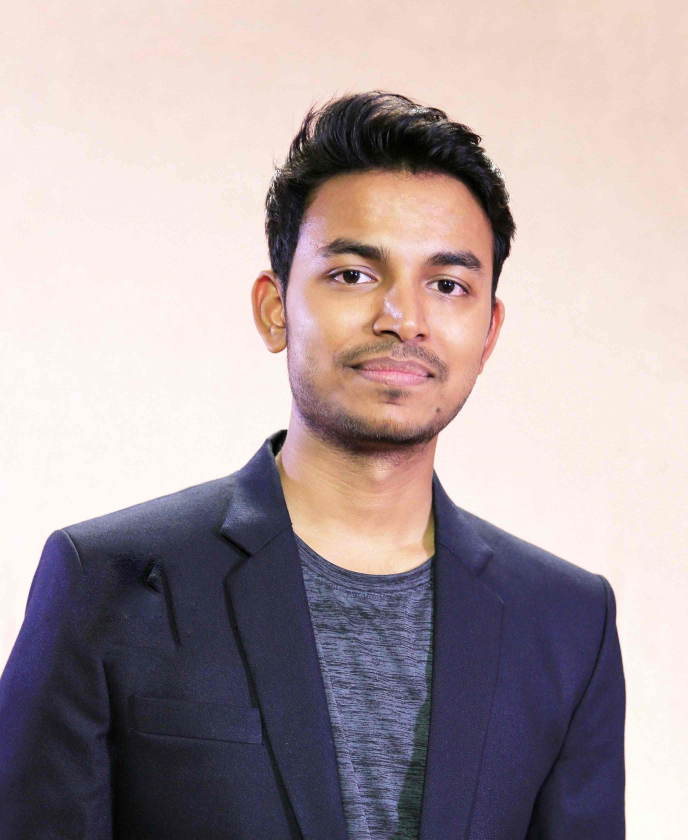
#> input picture ORB (Oriented FAST and Rotated BRIEF)/face1.jpeg, 2749 x 3358 px (shown at 1/4 size)
$ jupyter execute 'ORB (Oriented FAST and Rotated BRIEF).ipynb'   (shell and % lines are left out)
#> lines starting #> are read from the running program, lines starting #| are printed output that depends on the picture; after the words box and inside, x2 and y2 are one past the last pixel; in counts of white or black regions, pixels touching at a corner belong together
[cell 1]
import cv2
import matplotlib.pyplot as plt
import numpy as np

# Load the image
image1 = cv2.imread('face1.jpeg')
#> image1 is the input picture: shape (3358, 2749, 3); mean B, G, R 161.3, 158.6, 172.7


# Convert the training image to RGB
training_image = cv2.cvtColor(image1, cv2.COLOR_BGR2RGB)


# Convert the training image to gray scale
training_gray = cv2.cvtColor(training_image, cv2.COLOR_RGB2GRAY)
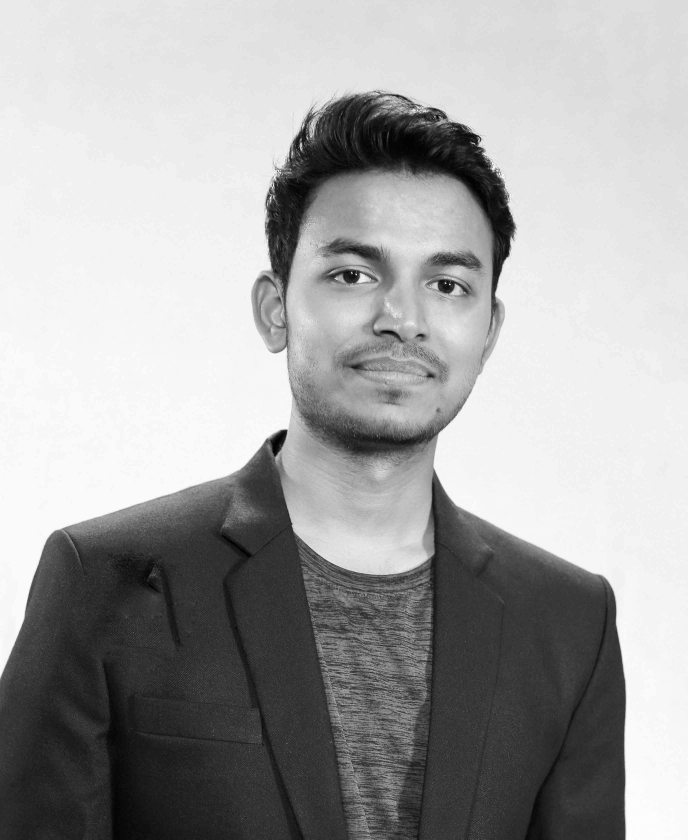
#> training_gray: shape (3358, 2749) (shown at 1/4 size); min 0, max 255, mean 163.1

# Create test image by adding Scale Invariance and Rotational Invariance
test_image = cv2.pyrDown(training_image)
test_image = cv2.pyrDown(test_image)
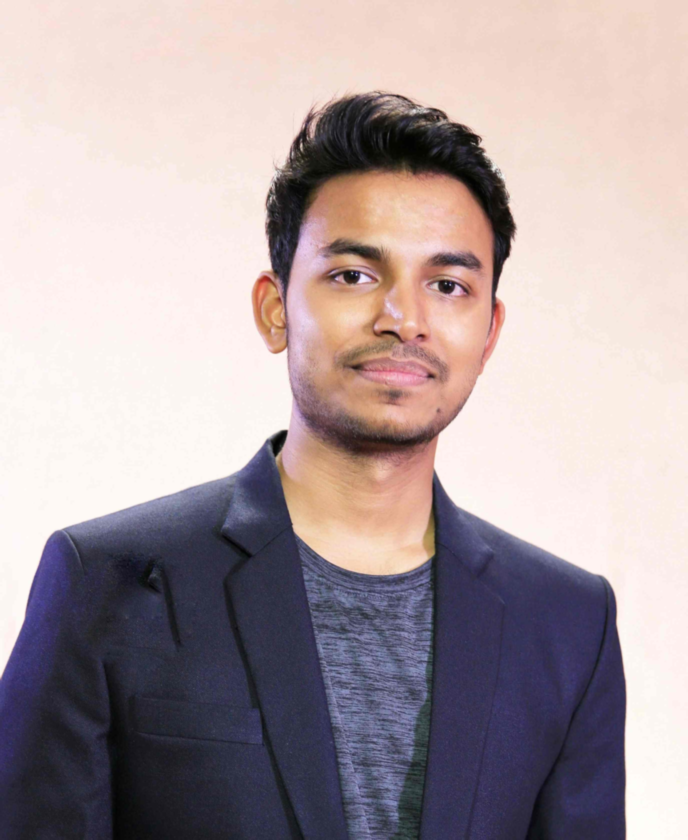
#> test_image: shape (840, 688, 3); mean R, G, B 172.8, 158.7, 161.4
num_rows, num_cols = test_image.shape[:2]
#> num_rows = 840; num_cols = 688

rotation_matrix = cv2.getRotationMatrix2D((num_cols/2, num_rows/2), 30, 1)
test_image = cv2.warpAffine(test_image, rotation_matrix, (num_cols, num_rows))
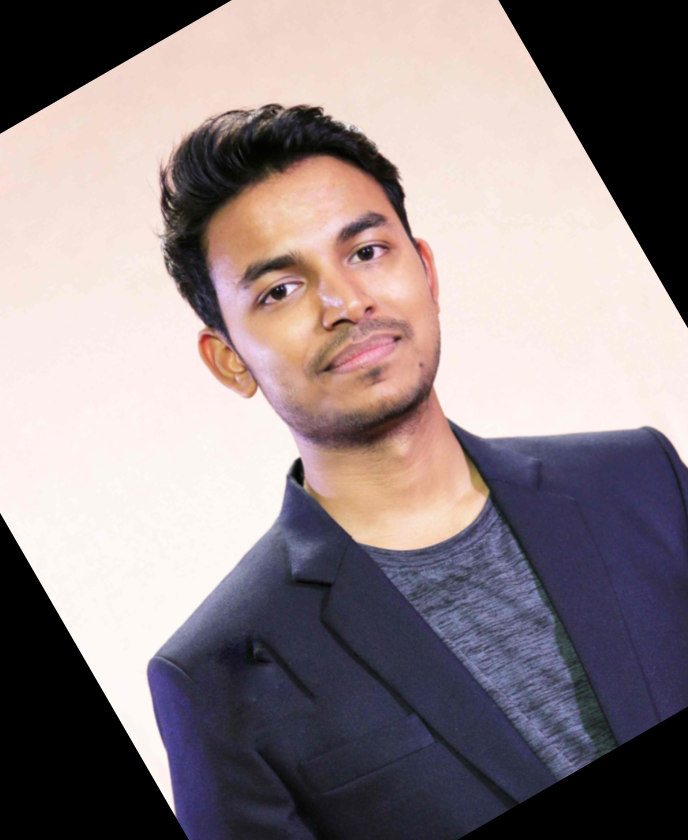
#> test_image: shape (840, 688, 3); mean R, G, B 143.4, 131.3, 133.7

test_gray = cv2.cvtColor(test_image, cv2.COLOR_RGB2GRAY)
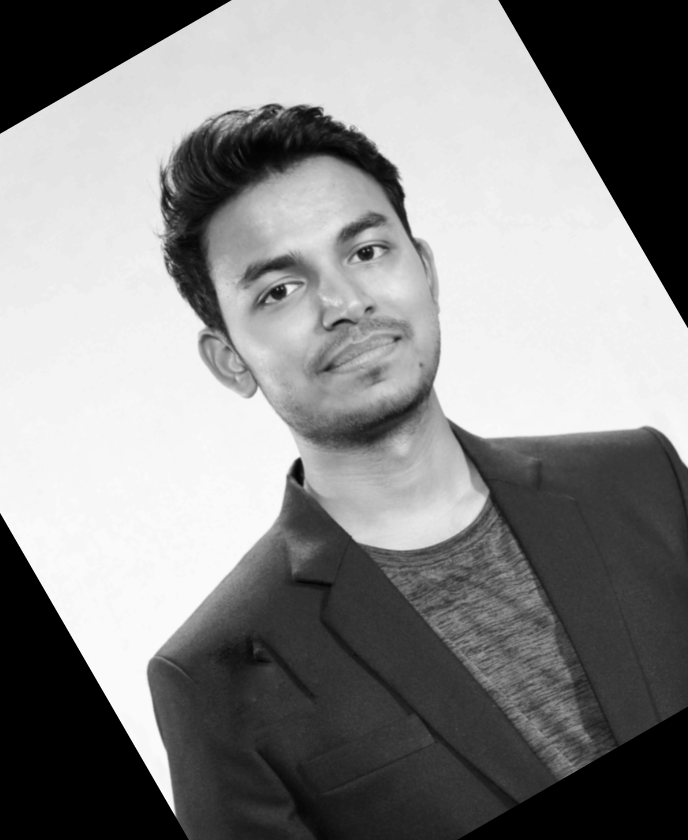
#> test_gray: shape (840, 688); min 0, max 252, mean 135.2

# Display traning image and testing image
fx, plots = plt.subplots(1, 2, figsize=(20,10))

plots[0].set_title("Training Image")
plots[0].imshow(training_image)

plots[1].set_title("Testing Image")
plots[1].imshow(test_image)

[cell 2]
orb = cv2.ORB_create()

train_keypoints, train_descriptor = orb.detectAndCompute(training_gray, None)
#> train_keypoints = 500 keypoints; strongest (x, y, size): (1425, 1099, 31), (1800, 1139, 37.2), (1800, 1140, 31), (1426, 1098, 37.2)
test_keypoints, test_descriptor = orb.detectAndCompute(test_gray, None)
#> test_keypoints = 500 keypoints; strongest (x, y, size): (296, 463, 77.1), (299, 460, 64.3), (300, 459, 44.6), (299, 459, 31)

keypoints_without_size = np.copy(training_image)
keypoints_with_size = np.copy(training_image)

cv2.drawKeypoints(training_image, train_keypoints, keypoints_without_size, color = (0, 255, 0))

cv2.drawKeypoints(training_image, train_keypoints, keypoints_with_size, flags = cv2.DRAW_MATCHES_FLAGS_DRAW_RICH_KEYPOINTS)

# Display image with and without keypoints size
fx, plots = plt.subplots(1, 2, figsize=(20,10))

plots[0].set_title("Train keypoints With Size")
plots[0].imshow(keypoints_with_size, cmap='gray')

plots[1].set_title("Train keypoints Without Size")
plots[1].imshow(keypoints_without_size, cmap='gray')

# Print the number of keypoints detected in the training image
print("Number of Keypoints Detected In The Training Image: ", len(train_keypoints))
#| Number of Keypoints Detected In The Training Image:  500

# Print the number of keypoints detected in the query image
print("Number of Keypoints Detected In The Query Image: ", len(test_keypoints))
#| Number of Keypoints Detected In The Query Image:  500

[cell 3]
# Create a Brute Force Matcher object.
bf = cv2.BFMatcher(cv2.NORM_HAMMING, crossCheck = True)

# Perform the matching between the ORB descriptors of the training image and the test image
matches = bf.match(train_descriptor, test_descriptor)
#> matches = 120 matches

# The matches with shorter distance are the ones we want.
matches = sorted(matches, key = lambda x : x.distance)

result = cv2.drawMatches(training_image, train_keypoints, test_gray, test_keypoints, matches, test_gray, flags = 2)
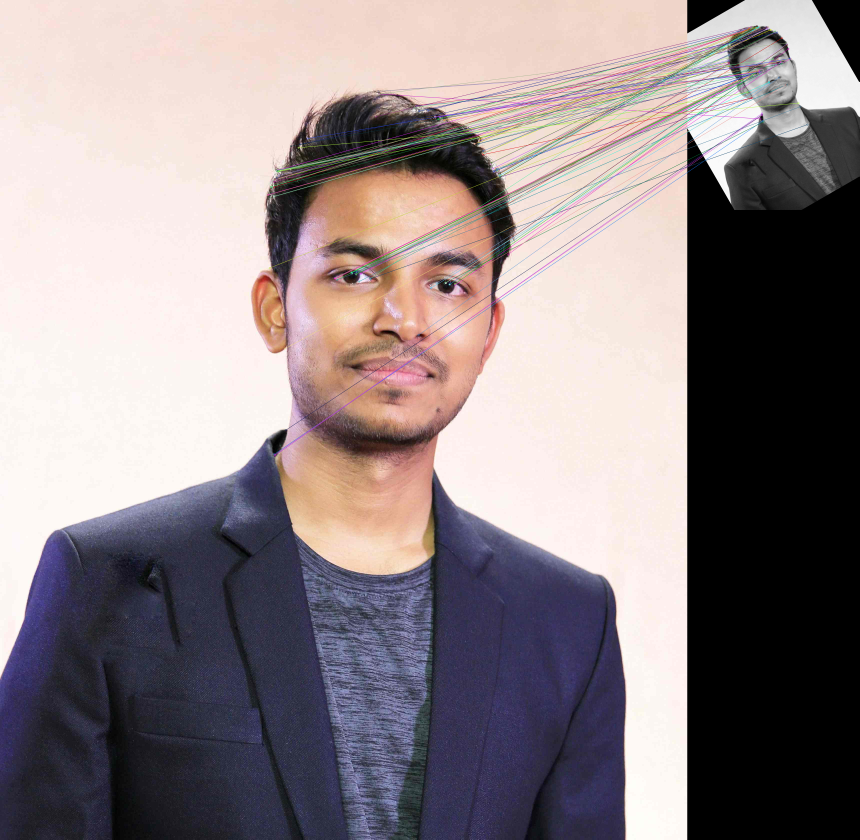
#> result: shape (3358, 3437, 3) (shown at 1/4 size); mean R, G, B 143.6, 132.6, 135.1

# Display the best matching points
plt.rcParams['figure.figsize'] = [14.0, 7.0]
plt.title('Best Matching Points')
plt.imshow(result)
plt.show()

# Print total number of matching points between the training and query images
print("\nNumber of Matching Keypoints Between The Training and Query Images: ", len(matches))
#| Number of Matching Keypoints Between The Training and Query Images:  120

$ run again, with ORB (Oriented FAST and Rotated BRIEF)/face.jfif saved as ORB (Oriented FAST and Rotated BRIEF)/face1.jpeg
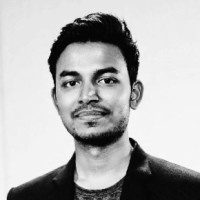
#> input picture ORB (Oriented FAST and Rotated BRIEF)/face.jfif, 200 x 200 px
#> image1 is the input picture: shape (200, 200, 3); min 0, max 255, mean 177.8
#> `[cell 1] import cv2 import matplotlib.pyplot as plt import numpy as np..`:
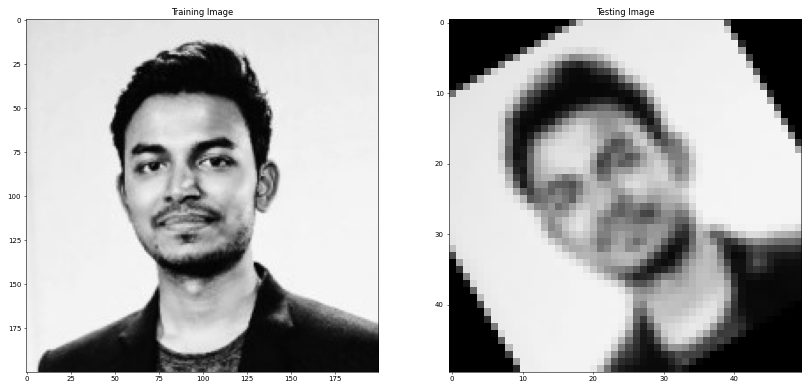
#> figure drawn by matplotlib, 2 panels
#> train_keypoints = 404 keypoints; strongest (x, y, size): (130, 138, 31), (131, 139, 37.2), (131, 140, 44.6), (72, 85, 31)
#> test_keypoints = (); test_descriptor = None
#> keypoints_without_size: shape (200, 200, 3); 13.8% of pixels changed, all inside (x1, y1, x2, y2) = (43, 28, 150, 162)
#> `cv2.drawKeypoints(training_image, train_keypoints, keypoints_with_size..`:
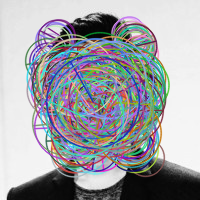
#> keypoints_with_size: shape (200, 200, 3); mean R, G, B 160.2, 162.2, 166.5
#| Number of Keypoints Detected In The Training Image:  404
#| Number of Keypoints Detected In The Query Image:  0
